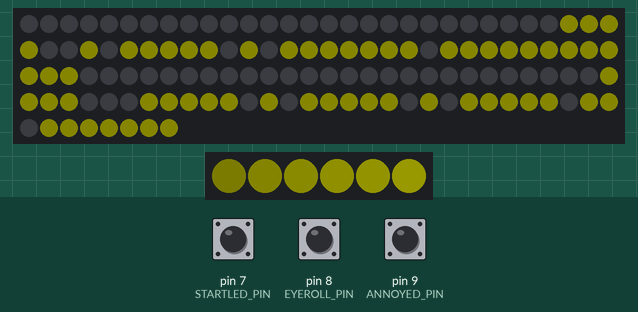
This sketch was run on a simulated Arduino Uno, built with avr-gcc and run on an emulated ATmega328P. Parts: 128 RGB LEDs in strip order, left to right, continuing on the next row, 6 RGB LEDs in strip order, left to right. Inputs (shaded band) come from the test bench; at power-on: pin 9 (ANNOYED_PIN) HIGH, pin 7 (STARTLED_PIN) HIGH, pin 8 (EYEROLL_PIN) HIGH. Dim RGB values are drawn brighter than linear; random numbers use the default seed unless the sketch sets one.

Above: at 0.68 s.
1.3 s: pin 9 (ANNOYED_PIN) pulled LOW for 0.15 s
At 1.39 s:
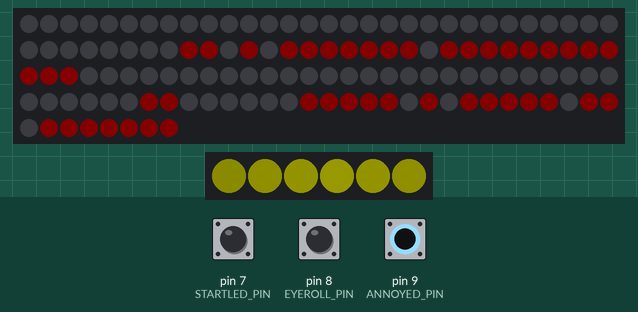
At 1.75 s:
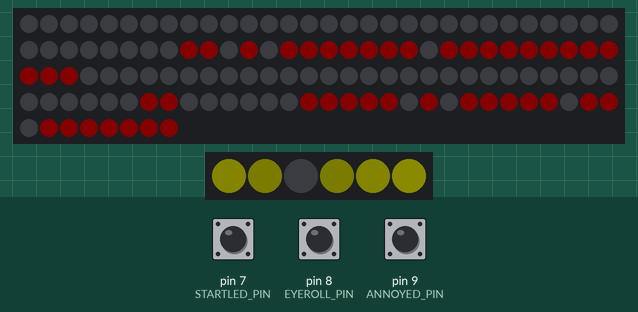
2.0 s: pin 7 (STARTLED_PIN) pulled LOW for 3.2 s
At 7.2 s:
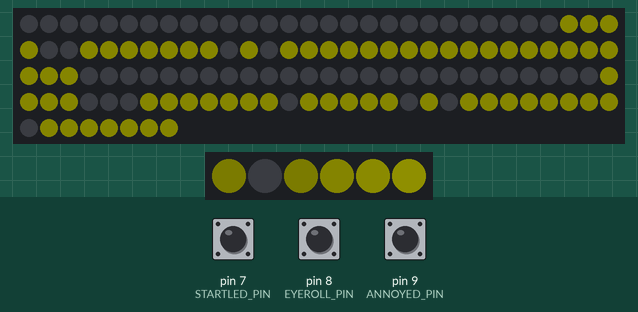
Timing chart, 0 to 21.3 s (numbered marks = the images above; inputs shaded):
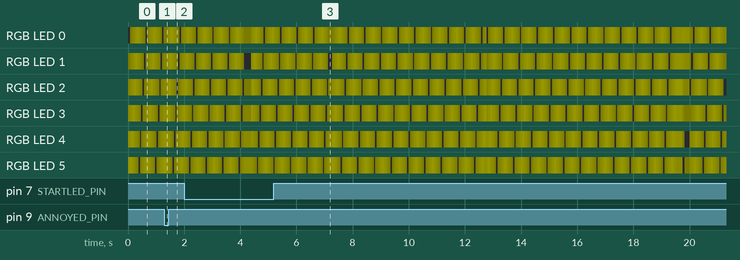

The sketch:

syntheyes-np.ino
```cpp
#include <FastLED.h>

//
//  Synth Eyes for Arduino Neopixels
//  V1.1.1 - Allow expressions to be different colours
//
//  Copyright (c) 2022 J. P. Morris
//
//  Permission is hereby granted, free of charge, to any person obtaining a copy
//  of this software and associated documentation files (the "Software"), to deal
//  in the Software without restriction, including without limitation the rights
//  to use, copy, modify, merge, publish, distribute, sublicense, and/or sell
//  copies of the Software, and to permit persons to whom the Software is
//  furnished to do so, subject to the following conditions:
//
//  The above copyright notice and this permission notice shall be included in all
//  copies or substantial portions of the Software.
//
//  THE SOFTWARE IS PROVIDED "AS IS", WITHOUT WARRANTY OF ANY KIND, EXPRESS OR
//  IMPLIED, INCLUDING BUT NOT LIMITED TO THE WARRANTIES OF MERCHANTABILITY,
//  FITNESS FOR A PARTICULAR PURPOSE AND NONINFRINGEMENT. IN NO EVENT SHALL THE
//  AUTHORS OR COPYRIGHT HOLDERS BE LIABLE FOR ANY CLAIM, DAMAGES OR OTHER
//  LIABILITY, WHETHER IN AN ACTION OF CONTRACT, TORT OR OTHERWISE, ARISING FROM,
//  OUT OF OR IN CONNECTION WITH THE SOFTWARE OR THE USE OR OTHER DEALINGS IN THE
//  SOFTWARE.
//


// Configurables, adjust to taste

//#define COLOUR_WHEEL  // Cycle through colours instead of having a static colour

// RGB triplets for the eye colour, default to yellow (full red, full green, no blue)
#define COLOUR_RED   0xff
#define COLOUR_GREEN 0xff
#define COLOUR_BLUE  0x00

#define BRIGHTNESS  4  // Brightness from 0-15.  You may need to adjust this   (TW: was 2, set to 12 for use with red filter)
#define STATUSBRIGHT 100
#define FRAME_IN_MS 20  // Delay per animation frame in milliseconds (20 default)
#define WAIT_IN_MS  60  // Delay per tick in milliseconds when waiting to blink again (60 default)
#define MIN_DELAY    5   // Minimum delay between blinks
#define MAX_DELAY    250 // Maximum delay between blinks
#define STATUS_DIVIDER 32  // This controls the speed of the status light chaser, bigger is slower

#define EYE_PIN 6
#define STATUS_PIN 5

#ifndef OVERRIDE_PINS
	#define STARTLED_PIN 7
	#define EYEROLL_PIN 8
	#define ANNOYED_PIN 9
#endif


#ifdef COLOUR_WHEEL
  // The colour wheel polling means we need different timings for the delays
  #undef FRAME_IN_MS
  #define FRAME_IN_MS 3
  #undef WAIT_IN_MS
  #define WAIT_IN_MS  6
#endif

//
//  Panel positions for each corner of the sprite
//
//  If the sprite appears garbled, with the wrong displays showing each corner
//  because your panels are wired differently to mine, you may need to adjust
//  the ID of each panel here, e.g. 0-3 instead of 3-0
//

// System constants, you probably don't want to touch these
#define PIXELS 128
#define PIXELS_PER_PANEL 64
#define STATUSPIXELS 6

#define STEPS (STATUSPIXELS*2)

// Functions

void drawEyeL();
void drawEyeR();
void getSprite(unsigned char *ptr, int blinkpos);
void sendData(int addr, byte opcode, byte data);
void wait(int ms, bool interruptable);
void getNextAnim();
bool checkExpression(int pin);
void statusCycle(unsigned char r, unsigned char g, unsigned char b);

// System state variables

#define WAITING -1
#define BLINK 0
#define WINK 1
#define ROLLEYE 2
#define STARTLED 3
#define ANNOYED 4

int eyeptr=0;
int frameidx=0;
signed char *eyeanim;
int eyemax = 0;
int waittick=0;
int state=0;
int blinkidx=0;
int blinkdir=0;
int nextstate=0;  // For queueing user-triggered states
bool updateL=true;
bool updateR=true;

CRGB framebuffer[PIXELS];
CRGB statusbuffer[STATUSPIXELS];
unsigned char bitfb[8];
CRGB colour(COLOUR_RED,COLOUR_GREEN,COLOUR_BLUE);
CRGB colour_default(COLOUR_RED,COLOUR_GREEN,COLOUR_BLUE);
CRGB colour_red(CRGB::Red);
CLEDController *eyeController;
CLEDController *statusController;

unsigned char ramp[STEPS];

//
//  Animation data
//

//
// Animation sequences
//
// These are indicies into the sprite list, e.g. 0 is fully open, 1 is blank (closed), 8 is the first frame of the startled animation etc.
// If you insert or remove any existing frames, you'll need to bump the numbers along!
// Negative numbers indicate a delay in wait cycles (60ms) rather than a frame number.
// See the comments in the sprite data below for the ID of each frame
//

signed char closeeye[] = {0,-50,0}; // Blink is now done procedurally instead of using a complex animation, so just display one frame and wait

signed char rolleye[] = {0,2,2,3,3,4,4,5,5,6,6,7,7,-20,7,7,6,6,5,5,4,4,3,3,2,2,0};

signed char startled[] = {0,8,9,-30,9,8,0};

signed char annoyed[] = {0,10,11,-30,11,10,0};

//
//  Sprite data
//
// These are 8x8 monochrome sprites, 0 is dark, 1 is lit
//
// You could also add extra animation frames and logic, e.g. to roll the eyes
// Or to make them animate a pixel at a time instead of two pixels
//
// Note that these are currently stored in dynamic memory so there's a 2KB limit,
// Putting the sprites into program memory will give you about 30KB to play with
// but you'd have to modify the software to read them from that address space.
//

// Right eye (facing left)
unsigned char eye[][8] = {
    // Basic open eye (0)
    {
      B00000000,
      B00000000,
      B00000000,
      B00011110,
      B01011111,
      B01011111,
      B11011111,
      B11111110,
    },
    // closed (blank) (1)
    {
      B00000000,
      B00000000,
      B00000000,
      B00000000,
      B00000000,
      B00000000,
      B00000000,
      B00000000,
    },
    // roll eye 1 (2)
    {
      B00000000,
      B00000000,
      B00000000,
      B00011110,
      B01011111,
      B01011111,
      B11011111,
      B11111110,
    },
    // roll eye 2 (3)
    {
      B00000000,
      B00000000,
      B00000000,
      B00011110,
      B01011111,
      B01011111,
      B11011111,
      B11111110,
    },
    // roll eye 3 (4)
    {
      B00000000,
      B00000000,
      B00000000,
      B00011110,
      B01011111,
      B01011111,
      B11011111,
      B11111110,
    },
    // roll eye 4 (5)
    {
      B00000000,
      B00000000,
      B00000000,
      B00011110,
      B01011111,
      B01011111,
      B11011111,
      B11111110,
    },
    // roll eye 5 (6)
    {
      B00000000,
      B00000000,
      B00000000,
      B00011110,
      B01011111,
      B01011111,
      B11011111,
      B11111110,
    },
    // roll eye 6 (7)
    {
      B00000000,
      B00000000,
      B00000000,
      B00011110,
      B01011111,
      B01011111,
      B11011111,
      B11111110,
    },
    // startled 1 (8)
    {
      B00000000,
      B00000000,
      B00000000,
      B00011110,
      B01111111,
      B01011111,
      B11011111,
      B11111110,
    },
    // startled 2 (9)
    {
      B00000000,
      B00000000,
      B00000000,
      B00011110,
      B01111111,
      B01011111,
      B11111111,
      B11111110,
    },
  // Annoyed 1 (10)
    {
      B00000000,
      B00000000,
      B00000000,
      B00001110,
      B01011111,
      B01011111,
      B11011111,
      B11111110,
    },
// Annoyed 2 (11)
    {
      B00000000,
      B00000000,
      B00000000,
      B00000000,
      B00000011,
      B01011111,
      B11011111,
      B11111110,
    }
  };

//
//  State structure
//

struct STATES {
  char id;
  signed char *anim;
  unsigned char animlen;
  char pin;
  CRGB *colour;
};

// Add any new animation triggers here

struct STATES states[] = {
{BLINK,     closeeye,    sizeof(closeeye), 0,             NULL},
{WINK,      closeeye,    sizeof(closeeye), 0,             NULL},
{ROLLEYE,   rolleye,     sizeof(rolleye),  EYEROLL_PIN,   NULL},
{STARTLED,  startled,    sizeof(startled), STARTLED_PIN,  NULL, },
{ANNOYED,   annoyed,     sizeof(annoyed),  ANNOYED_PIN,   &colour_red},
// DO NOT REMOVE THIS LAST LINE!
{0,         NULL,        0,                0,             NULL}
};

//
//  Here's the actual implementation
//

void setup() {
  // Init pins for states
  for(int ctr=0;states[ctr].anim;ctr++) {
    if(states[ctr].pin) {
      pinMode(states[ctr].pin, INPUT_PULLUP);
    }
  }

  // Clear the framebuffer

  eyeController = &FastLED.addLeds<NEOPIXEL, EYE_PIN>(framebuffer,PIXELS);

  for(int ctr=0;ctr<PIXELS;ctr++) {
    framebuffer[ctr]=CRGB::Black;
  }
  eyeController->showLeds(BRIGHTNESS*2);

  statusController = &FastLED.addLeds<NEOPIXEL, STATUS_PIN>(statusbuffer,STATUSPIXELS);
  for(int ctr=0;ctr<STATUSPIXELS;ctr++) {
    statusbuffer[ctr]=CRGB::Red;
  }
  statusController->showLeds(STATUSBRIGHT);

  // Build lookup table for pulsating status lights
  // I'm sure there's a smarter way to do this on the fly, but...
  int ramping=0;
  for(int ctr=0;ctr<STEPS;ctr++) {
    ramp[ctr]=ramping;
    if(ctr<STEPS/2) {
      ramping+=(256/(STEPS*2));
    } else {
      ramping-=(256/(STEPS*2));
    }
  }


  randomSeed(0);

  eyeanim = &closeeye[0];
  eyemax = sizeof(closeeye);
  state = BLINK;

  // Initial draw
  getSprite(&eye[frameidx][0], 0);
  drawEyeR();
  drawEyeL();
}

#ifdef COLOUR_WHEEL

void updateWheel() {

  static unsigned char wheelR=60;
  static unsigned char wheelG=30;
  static unsigned char wheelB=10;
  static char wheelDirR=2;
  static char wheelDirG=-1;
  static char wheelDirB=1;

  colour.red = wheelR;
  colour.green = wheelG;
  colour.blue = wheelB;

  wheelR += wheelDirR;
  if(wheelR >= 254 || wheelR < 2) {
    wheelDirR=-wheelDirR;
  }
  wheelG += wheelDirG;
  if(wheelG >= 254 || wheelG < 2) {
    wheelDirG=-wheelDirG;
  }
  if(wheelB >= 254 || wheelB < 2) {
    wheelDirB=-wheelDirB;
  }

  updateL=updateR=true;

    getSprite(&eye[frameidx][0], blinkidx);
    drawEyeR();
    getSprite(&eye[frameidx][0], state == WINK ? 0 : blinkidx);
    drawEyeL();

    statusCycle(wheelR,wheelG,wheelB);

}
#endif

void loop() {

#ifdef COLOUR_WHEEL
  updateWheel();
#else
    // Draw the sprites
    getSprite(&eye[frameidx][0], blinkidx);
    drawEyeR();
    getSprite(&eye[frameidx][0], state == WINK ? 0 : blinkidx);
    drawEyeL();
    statusCycle(COLOUR_RED,COLOUR_GREEN,COLOUR_BLUE);
#endif


  // If we're idling, count down
  if(waittick > 0) {
    if(state == BLINK || state == WINK) {
      wait(FRAME_IN_MS/2,false); // Can't interrupt a blink and it runs twice as fast as usual animations
    } else {
      wait(WAIT_IN_MS,true); // Can interrupt
    }
    waittick--;
  } else {
    if(state == WAITING) {
      getNextAnim();
    }

    // Otherwise, update the animation
    updateL=updateR=true;
    wait(FRAME_IN_MS,false);

    eyeptr++;
    if(eyeptr >= eyemax || nextstate) {
      // If we've hit the end, go back to the start and wait
      eyeptr=0;
      colour = colour_default;
      // Wait between 5-250 cycles before blinking again
      waittick = random(MIN_DELAY,MAX_DELAY);
      state = WAITING;
    }

    // Negative is pause in cycles
    if(eyeanim[eyeptr] < 0) {
      waittick = -eyeanim[eyeptr];
      return;
    }

    frameidx=eyeanim[eyeptr];
  }

  // Handle blinking
  if(state == BLINK || state == WINK) {
    blinkidx += blinkdir;
    if(blinkidx > 10) {
      blinkdir = -1;
    }
    if(blinkidx < 1) {
      blinkidx=0;
      blinkdir=0;
      // Wait between 5-250 cycles before blinking again
      waittick = random(MIN_DELAY,MAX_DELAY);
      state = WAITING;
    }

    updateL=updateR=true;
  }
}


//
//  Pick the animation to roll, which may have been cued up in response to a GPIO pin
//

void getNextAnim() {
  int ctr;

  eyeptr=0;
  state = nextstate;

  colour = colour_default;

  for(ctr=0;states[ctr].anim;ctr++) {
    if(states[ctr].id == nextstate) {
      eyeanim = states[ctr].anim;
      eyemax = states[ctr].animlen;
      if(states[ctr].colour) {
        colour = *states[ctr].colour;
      }
      break;
    }
  }
  nextstate = BLINK;

  if(state == BLINK) {
    // 1 in 10 chance of him winking
    ctr = random(1,10);
    if(ctr == 1) {
      state = WINK;
    }
    blinkdir=1;
  }
}

//
//  Get the requested animation frame and apply a blink effect if necessary
//

void getSprite(unsigned char *ptr, int blinkpos) {
  memcpy(bitfb,ptr,8);
  if(blinkpos > 0) {
    if(blinkpos > 8) {
      blinkpos = 8;
    }
    memset(bitfb,0,blinkpos);
  }
}


//
//  Draw the sprite on the 'right' display matrix
//

void drawEyeR() {

  CRGB *fbptr = &framebuffer[0];
  unsigned char *ptr = &bitfb[0];
  unsigned char bits;

  if(!updateR) {
    return;
  }

  // Then whatever's left from the sprite pointer
  for(int ctr=0;ctr<8;ctr++) {
    bits = *ptr++;
    for(int col=0;col<8;col++) {
      if(bits & 0x80) {
        *fbptr++ = colour;
      } else {
        *fbptr++ = CRGB::Black;
      }
      bits <<= 1;
    }
  }

  eyeController->showLeds(BRIGHTNESS*2);

  // Don't send again until the frame changes
  updateR=false;

}

//
//  Draw the mirrored sprite on the 'left' matrix (note the L&R panels are swapped)
//

void drawEyeL() {
  CRGB *fbptr = &framebuffer[PIXELS_PER_PANEL];
  unsigned char *ptr = &bitfb[0];
  unsigned char bits;

  if(!updateL) {
    return;
  }

  // Then whatever's left from the sprite pointer
  for(int ctr=0;ctr<8;ctr++) {
    bits = *ptr++;
    for(int col=0;col<8;col++) {
      if(bits & 0x01) {
        *fbptr++ = colour;
      } else {
        *fbptr++ = CRGB::Black;
      }
      bits >>= 1;
    }
  }

  eyeController->showLeds(BRIGHTNESS*2);

  // Don't send again until the frame changes
  updateL=false;

}

//
//  Wait, and cue up a reaction if we detect one via GPIO
//

void wait(int ms, bool interruptable) {
  for(int ctr=0;ctr<ms;ctr++) {
    delay(1);

#ifdef COLOUR_WHEEL
    updateWheel();
#else
    statusCycle(COLOUR_RED,COLOUR_GREEN,COLOUR_BLUE);
#endif

    if(state == WAITING) {
      for(int ctr2=0;states[ctr2].anim;ctr2++) {
        if(states[ctr2].pin) {
          if(checkExpression(states[ctr2].pin)) {
            nextstate = states[ctr2].id;
            if(interruptable) {
              waittick=0;
              return;
            }
          }
        }
      }
    }
  }
}

void statusCycle(unsigned char r, unsigned char g, unsigned char b) {
  uint16_t ctr;
  static uint16_t pos=0;
  static int divider=0;
  int maxdiv=STATUS_DIVIDER;
  #ifdef COLOUR_WHEEL
    maxdiv /= 5;
  #endif

  divider++;
  if(divider > maxdiv) {
    pos++;
    divider=0;
  }
  if(pos > 255) {
    pos=0;
  }

  for(ctr=0; ctr< STATUSPIXELS; ctr++) {
    statusbuffer[ctr] = CRGB(r,g,b);
    statusbuffer[ctr].nscale8(ramp[(ctr+pos)%STEPS]);
  }
    statusController->showLeds(STATUSBRIGHT);
}


//
//  Default handler for Arduino, can be replaced for other platfirms
//

#ifndef CUSTOM_EXPRESSION_HANDLER
bool checkExpression(int pin) {
    return (digitalRead(pin) == LOW);
}
#endif
```
